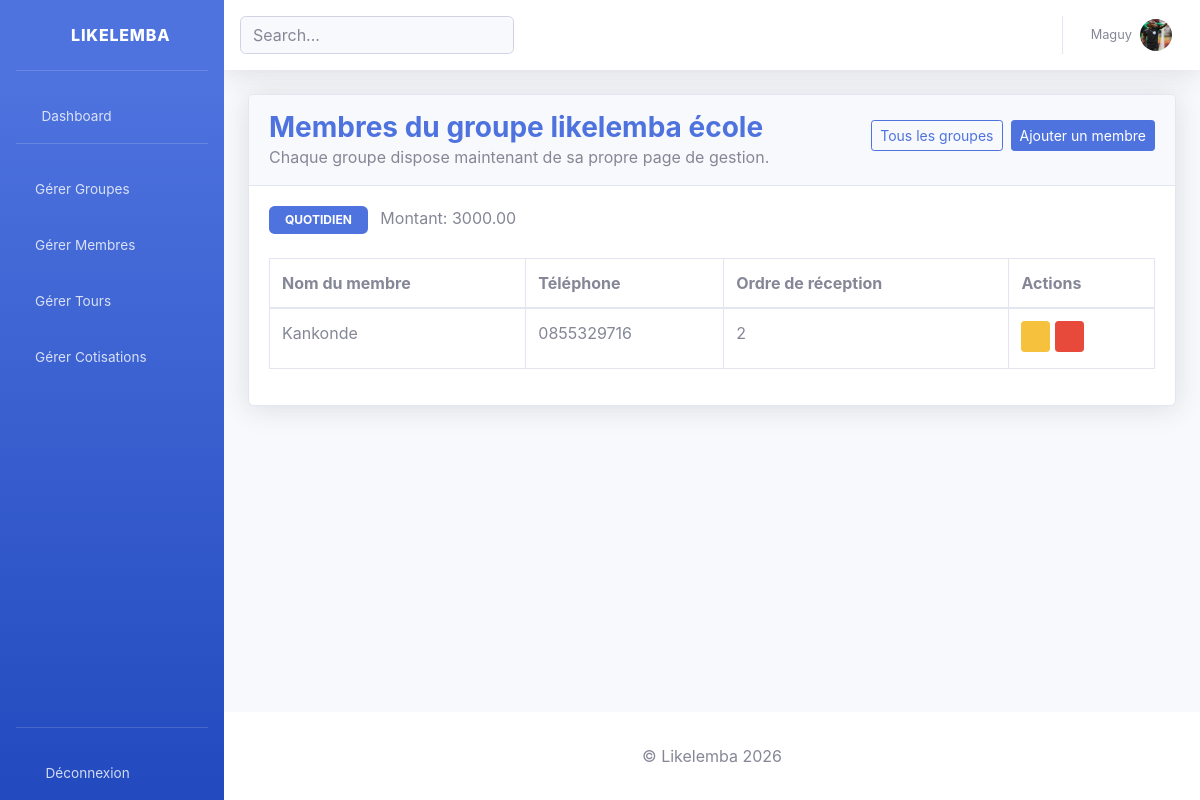
The app's page /groupes/6/membres/ (signed in), older data.
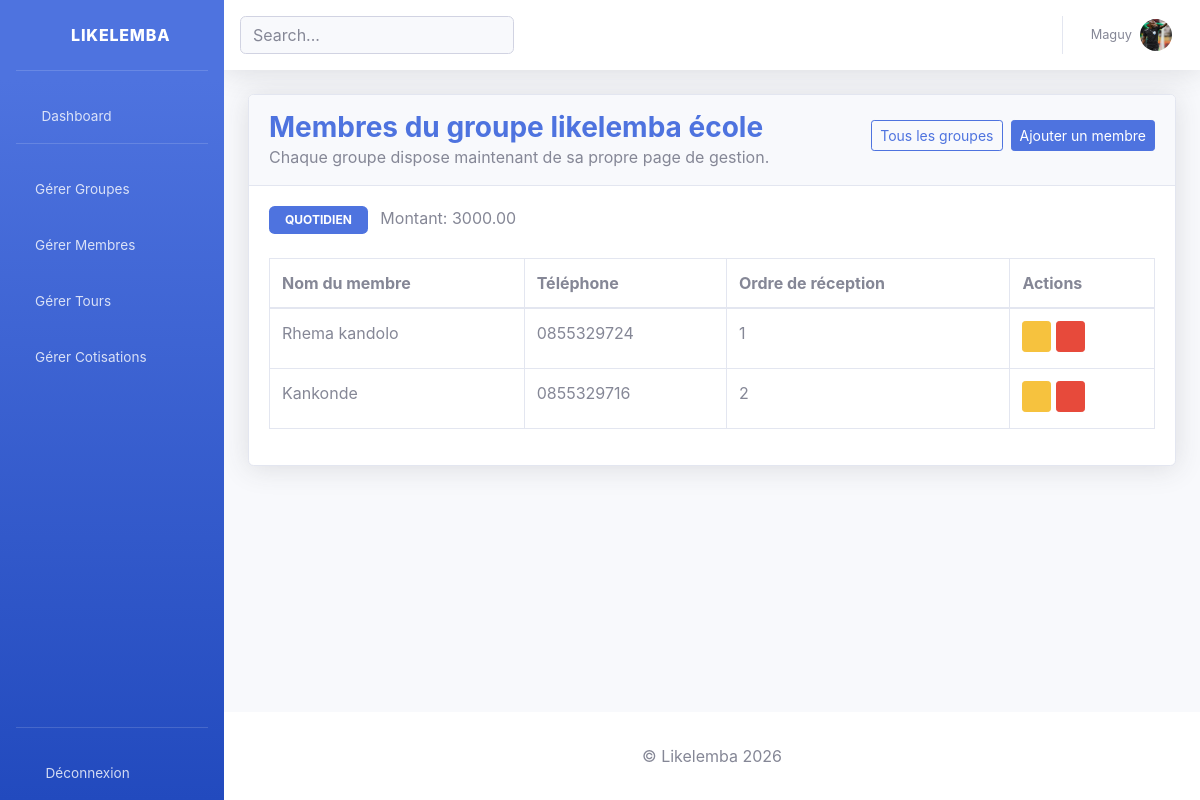
The same page, newer data.
### likelemba_app/models.py (models this page shows, shortened)
class MembreGroupe(models.Model):
    utilisateur = models.ForeignKey(
        Utilisateur,
        on_delete=models.CASCADE,
        null=True,
        blank=True
    )
    groupe = models.ForeignKey(
        Groupe,
        on_delete=models.CASCADE,
        null=True,
        blank=True
    )
    nom = models.CharField(max_length=100, null=True, blank=True)
    telephone = models.CharField(max_length=20, blank=True)
    ordre_reception = models.IntegerField()
    @property
    def nom_affiche(self):
        if self.utilisateur:
            return self.utilisateur.username
        return self.nom or "Membre sans nom"
    class Meta:
        unique_together = ('utilisateur', 'groupe')

### authentification/models.py (models this page shows)
class Utilisateur(AbstractUser):
    telephone = models.CharField(max_length=20)
    ROLE_CHOICES = [
        ('ADMIN', 'Admin'),
        ('MEMBRE', 'Membre')
    ]
    role = models.CharField(max_length=10, choices=ROLE_CHOICES)
    photo = models.ImageField(upload_to='profiles/', null=True, blank=True)
    is_verified = models.BooleanField(default=False)

### likelemba_app/views.py (the view)
# urls.py: path('groupes/<int:groupe_id>/membres/', membres_groupe_view, name='membres_groupe'),
@login_required(login_url="login")
def membres_groupe_view(request, groupe_id):
    if request.user.role != 'ADMIN':
        return redirect('dashboard_membre')
    groupe = get_object_or_404(Groupe, id=groupe_id, admin=request.user)
    membres = MembreGroupe.objects.filter(groupe=groupe).order_by('ordre_reception', 'id')
    return render(request, 'membres/membres_groupe.html', {
        'groupe': groupe,
        'membres': membres
    })

### likelemba/templates/membres/membres_groupe.html (shortened to what this page needs)
{% extends 'base.html' %}
{% block content %}
<div class="card shadow mb-4">
    <div class="card-header py-3 d-flex justify-content-between align-items-center">
        <div>
            <h3 class="m-0 font-weight-bold text-primary">Membres du groupe {{ groupe.nom }}</h3>
            <p class="mb-0 text-muted">Chaque groupe dispose maintenant de sa propre page de gestion.</p>
        </div>
        <div class="d-flex flex-wrap justify-content-end">
            <a href="{% url 'liste_membres' %}" class="btn btn-outline-primary btn-sm mr-2 mb-2">
                Tous les groupes
            </a>
            <a href="{% url 'ajouter_membre' groupe.id %}" class="btn btn-primary btn-sm mb-2">
                Ajouter un membre
            </a>
        </div>
    </div>
    <div class="card-body">
        <div class="mb-4">
            <span class="badge badge-primary px-3 py-2 mr-2">{{ groupe.frequence }}</span>
            <span class="text-muted">Montant: {{ groupe.montant_cotisation }}</span>
        </div>
        <div class="table-responsive">
            <table class="table table-bordered" width="100%" cellspacing="0">
                <thead>
                    <tr>
                        <th>Nom du membre</th>
                        <th>Téléphone</th>
                        <th>Ordre de réception</th>
                        <th>Actions</th>
                    </tr>
                </thead>
                <tbody>
                    {% for membre in membres %}
                    <tr>
                        <td>{{ membre.nom_affiche }}</td>
                        <td>{{ membre.telephone|default:"-" }}</td>
                        <td>{{ membre.ordre_reception }}</td>
                        <td class="text-nowrap">
                            <a href="{% url 'modifier_ordre_membre' membre.id %}" class="btn btn-warning btn-sm mb-1">
                                <i class="fas fa-pen"></i>
                            </a>
                            <button class="btn btn-danger btn-sm mb-1"
                                    data-toggle="modal"
                                    data-target="#deleteModal{{ membre.id }}">
                                <i class="fas fa-trash"></i>
                            </button>
                        </td>
                    </tr>
                    {% empty %}
                    <tr>
                        <td colspan="4" class="text-center">
                            Aucun membre trouvé dans ce groupe.
                        </td>
                    </tr>
                    {% endfor %}
                </tbody>
            </table>
        </div>
    </div>
</div>
{% endblock content %}

Row changes from the older to the newer data that the page shows:
added MembreGroupe: nom_affiche "Rhema kandolo", telephone "0855329724", ordre_reception "1"
